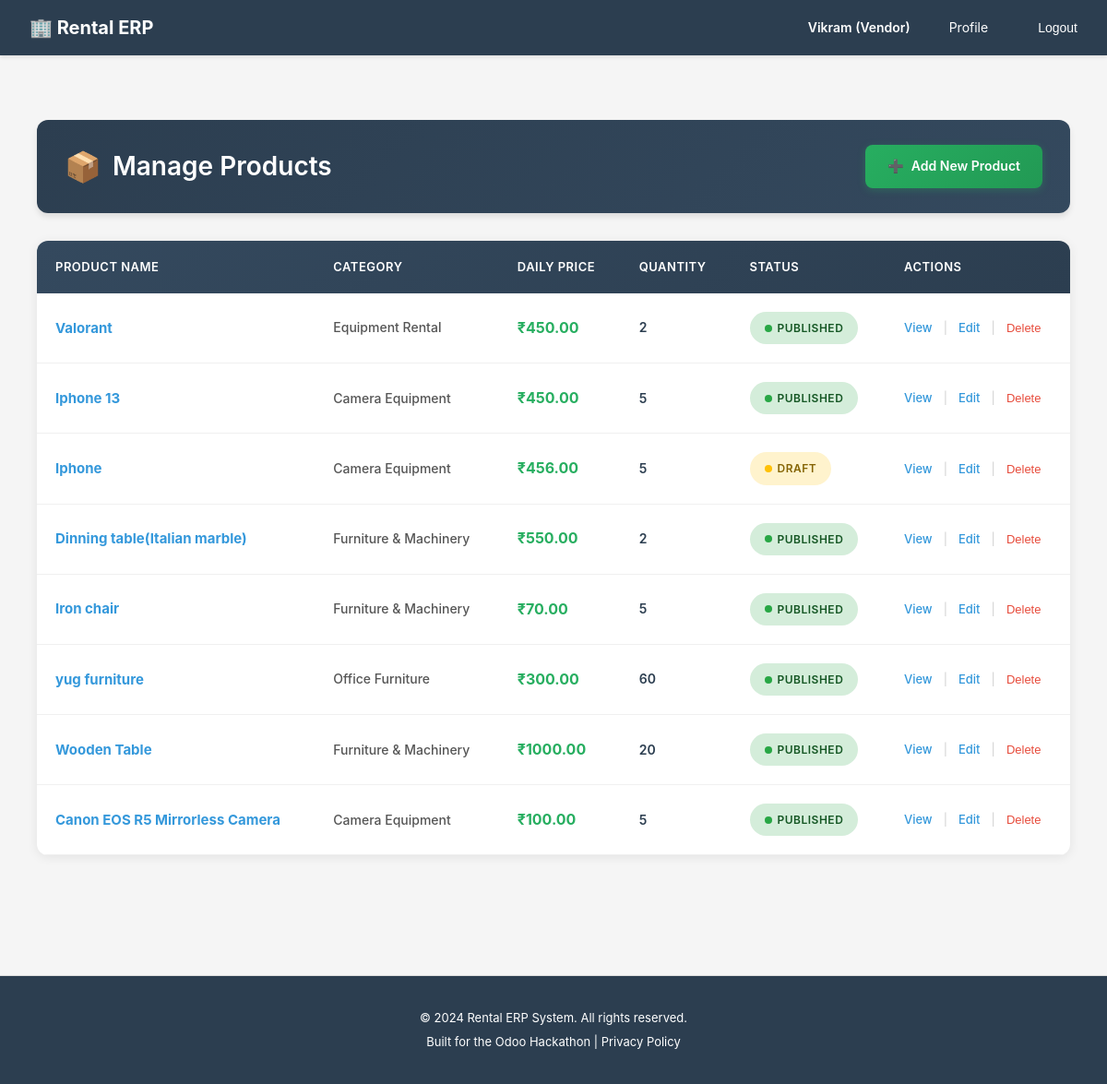
The app's page /catalog/vendor/manage-products/ (signed in) with its own data.
### accounts/models.py (models this page shows, shortened)
class User(AbstractUser):
    ROLE_CHOICES = [
        ('customer', 'Customer'),  # End-user who rents products
        ('vendor', 'Vendor'),      # Business user who owns rental products
        ('admin', 'Admin'),        # System administrator with full access
    ]
    email = models.EmailField(
        unique=True,
        validators=[EmailValidator()],
        help_text="Used for login and notifications"
    )
    role = models.CharField(
        max_length=20,
        choices=ROLE_CHOICES,
        default='customer',
        help_text="Determines user's permissions and accessible features"
    )
    phone = models.CharField(
        max_length=15,
        blank=True,
        null=True,
        validators=[
            RegexValidator(
                regex=r'^\+?1?\d{9,15}$',
                message="Phone number must be entered in the format: '+999999999'. Up to 15 digits allowed."
            )
        ],
        help_text="Contact number for order notifications and support"
    )
    is_verified = models.BooleanField(
        default=False,
        help_text="Email verification status for security"
    )
    totp_secret = models.CharField(
        max_length=32,
        blank=True,
        null=True,
        help_text="TOTP secret key for 2FA (encrypted)"
    )
    totp_enabled = models.BooleanField(
        default=False,
        help_text="Whether TOTP 2FA is enabled for this user"
    )
    created_at = models.DateTimeField(auto_now_add=True)
    updated_at = models.DateTimeField(auto_now=True)
    @property
    def phone_number(self):
        """Property alias for backward compatibility with older view/form code"""
        return self.phone
    USERNAME_FIELD = 'email'
    REQUIRED_FIELDS = ['username', 'first_name', 'last_name']
    class Meta:
        db_table = 'users'
        verbose_name = 'User'
        verbose_name_plural = 'Users'
        ordering = ['-created_at']

### catalog/models.py (models this page shows, shortened)
class Product(models.Model):
    vendor = models.ForeignKey(
        settings.AUTH_USER_MODEL,
        on_delete=models.CASCADE,
        related_name='products',
        limit_choices_to={'role': 'vendor'},
        help_text="Vendor who owns this product"
    )
    category = models.ForeignKey(
        ProductCategory,
        on_delete=models.SET_NULL,
        blank=True,
        null=True,
        related_name='products',
        help_text="Product classification for filtering"
    )
    name = models.CharField(
        max_length=255,
        help_text="Product name (e.g., 'Canon EOS R5 Mirrorless Camera')"
    )
    slug = models.SlugField(
        max_length=255,
        unique=True,
        help_text="URL-friendly identifier"
    )
    description = models.TextField(
        help_text="Detailed product description for customer decision-making"
    )
    short_description = models.CharField(
        max_length=500,
        blank=True,
        null=True,
        help_text="Brief summary for product listings"
    )
    image_main = models.ImageField(
        upload_to='products/images/',
        blank=True,
        null=True,
        help_text="Primary product image"
    )
    is_rentable = models.BooleanField(
        default=True,
        help_text="Can this product be rented? (vs purchase-only)"
    )
    is_published = models.BooleanField(
        default=False,
        help_text="Visible on website. Vendors can unpublish temporarily."
    )
    quantity_on_hand = models.PositiveIntegerField(
        default=0,
        help_text="Total physical inventory owned by vendor"
    )
    cost_price = models.DecimalField(
        max_digits=10,
        decimal_places=2,
        validators=[MinValueValidator(0)],
        help_text="Vendor's acquisition cost (for margin calculation)"
    )
    attributes = models.JSONField(
        default=dict,
        blank=True,
        help_text="Dynamic attributes like Brand, Model, Color (JSON: {'brand': 'Canon', 'model': 'EOS R5'})"
    )
    meta_title = models.CharField(
        max_length=255,
        blank=True,
        null=True,
        help_text="SEO page title"
    )
    meta_description = models.TextField(
        blank=True,
        null=True,
        help_text="SEO meta description"
    )
    created_at = models.DateTimeField(auto_now_add=True)
    updated_at = models.DateTimeField(auto_now=True)
    class Meta:
        db_table = 'products'
        verbose_name = 'Product'
        verbose_name_plural = 'Products'
        ordering = ['-created_at']
        indexes = [
            models.Index(fields=['vendor', 'is_published']),
            models.Index(fields=['category', 'is_published']),
            models.Index(fields=['slug']),
        ]

class ProductCategory(models.Model):
    name = models.CharField(
        max_length=100,
        unique=True,
        help_text="Category name (e.g., 'Camera Equipment', 'Furniture')"
    )
    slug = models.SlugField(
        max_length=100,
        unique=True,
        help_text="URL-friendly identifier"
    )
    parent = models.ForeignKey(
        'self',
        on_delete=models.CASCADE,
        blank=True,
        null=True,
        related_name='subcategories',
        help_text="Parent category for hierarchical structure"
    )
    description = models.TextField(
        blank=True,
        null=True,
        help_text="Category description for SEO and customer guidance"
    )
    is_active = models.BooleanField(
        default=True,
        help_text="Show/hide category on website"
    )
    created_at = models.DateTimeField(auto_now_add=True)
    updated_at = models.DateTimeField(auto_now=True)
    class Meta:
        db_table = 'product_categories'
        verbose_name = 'Product Category'
        verbose_name_plural = 'Product Categories'
        ordering = ['name']

class RentalPricing(models.Model):
    DURATION_CHOICES = [
        ('hourly', 'Per Hour'),
        ('daily', 'Per Day'),
        ('weekly', 'Per Week'),
        ('monthly', 'Per Month'),
        ('custom', 'Custom Duration'),
    ]
    product = models.ForeignKey(
        Product,
        on_delete=models.CASCADE,
        blank=True,
        null=True,
        related_name='rental_prices',
        help_text="Applies to all variants if set at product level"
    )
    product_variant = models.ForeignKey(
        ProductVariant,
        on_delete=models.CASCADE,
        blank=True,
        null=True,
        related_name='rental_prices',
        help_text="Variant-specific pricing overrides product pricing"
    )
    duration_type = models.CharField(
        max_length=20,
        choices=DURATION_CHOICES,
        help_text="Rental period unit"
    )
    duration_value = models.PositiveIntegerField(
        default=1,
        validators=[MinValueValidator(1)],
        help_text="Number of units (e.g., 2 for '2 days', 3 for '3 hours')"
    )
    price = models.DecimalField(
        max_digits=10,
        decimal_places=2,
        validators=[MinValueValidator(0)],
        help_text="Rental price for this duration"
    )
    is_discounted = models.BooleanField(
        default=False,
        help_text="Promotional pricing active"
    )
    discount_percentage = models.DecimalField(
        max_digits=5,
        decimal_places=2,
        default=0.00,
        validators=[MinValueValidator(0), MinValueValidator(100)],
        help_text="Discount % if promotional pricing is active"
    )
    is_active = models.BooleanField(
        default=True,
        help_text="Enable/disable this pricing tier"
    )
    created_at = models.DateTimeField(auto_now_add=True)
    updated_at = models.DateTimeField(auto_now=True)
    class Meta:
        db_table = 'rental_pricing'
        verbose_name = 'Rental Pricing'
        verbose_name_plural = 'Rental Pricing'
        ordering = ['product', 'duration_type', 'duration_value']

### catalog/views.py (the view)
# urls.py: path('vendor/manage-products/', views.vendor_manage_products, name='vendor_manage_products'),
@require_http_methods(["GET"])
def vendor_manage_products(request):
    from django.http import HttpResponseForbidden
    if request.user.role != 'vendor':
        return HttpResponseForbidden('Only vendors can manage products.')
    if not hasattr(request.user, 'vendorprofile') or not request.user.vendorprofile.is_approved:
        return HttpResponseForbidden('Your vendor account must be approved before managing products.')
    products = Product.objects.filter(vendor=request.user).order_by('-created_at')
    context = {
        'products': products,
        'vendor': request.user.vendorprofile
    }
    return render(request, 'catalog/manage_products.html', context)

### templates/catalog/manage_products.html (shortened to what this page needs)
{% extends 'base.html' %}
{% block content %}
<div class="products-container">
    <div class="page-header">
        <h2>Manage Products</h2>
        <a href="{% url 'catalog:vendor_add_product' %}" class="add-product-btn">
            <span>➕</span>
            <span>Add New Product</span>
        </a>
    </div>
    {% if products %}
    <div class="products-table-wrapper">
        <table class="products-table">
            <thead>
                <tr>
                    <th>Product Name</th>
                    <th>Category</th>
                    <th>Daily Price</th>
                    <th>Quantity</th>
                    <th>Status</th>
                    <th>Actions</th>
                </tr>
            </thead>
            <tbody id="productsTableBody">
                {% for product in products %}
                <tr class="product-row" data-product-id="{{ product.id }}">
                    <td><span class="product-name"><a href="{% url 'catalog:product_detail' product.id %}">{{ product.name }}</a></span></td>
                    <td><span class="category-cell">{{ product.category.name }}</span></td>
                    <td><span class="price-cell">₹{{ product.rental_prices.first.price|default:"0" }}</span></td>
                    <td><span class="quantity-cell">{{ product.quantity_on_hand }}</span></td>
                    <td>
                        {% if product.is_published %}
                            <span class="status-badge status-published">Published</span>
                        {% else %}
                            <span class="status-badge status-draft">Draft</span>
                        {% endif %}
                    </td>
                    <td>
                        <div class="actions-cell">
                            <a href="{% url 'catalog:product_detail' product.id %}" class="action-link">View</a>
                            <span class="divider">|</span>
                            <a href="{% url 'catalog:vendor_edit_product' product.id %}" class="action-link">Edit</a>
                            <span class="divider">|</span>
                            <form method="POST" action="{% url 'catalog:vendor_delete_product' product.id %}" style="display: inline;" onsubmit="return confirm('Are you sure you want to delete this product?');">
                                <button type="submit" class="action-link delete">Delete</button>
                            </form>
                        </div>
                    </td>
                </tr>
                {% endfor %}
            </tbody>
        </table>
    </div>
    {% endif %}
</div>
{% endblock %}

### templates/base.html (shortened to what this page needs)
{% load static %}
<!DOCTYPE html>
<html lang="en">
<head>
</head>
<body>
    <nav>
        <div class="container">
            <a href="/" class="logo">🏢 Rental ERP</a>
            <ul>
                {% if user.is_authenticated %}
                    <li><strong>{{ user.first_name }} ({{ user.get_role_display }})</strong></li>
                    <li><a href="{% url 'accounts:profile' %}">Profile</a></li>
                    <li>
                        <form method="POST" action="{% url 'accounts:logout' %}" style="display: inline;">
                            <button type="submit" style="background: none; border: none; color: #fff; cursor: pointer; padding: 8px 12px; font-size: 14px;">Logout</button>
                        </form>
                    </li>
                {% else %}
                    <li><a href="{% url 'accounts:login' %}">Login</a></li>
                    <li><a href="{% url 'accounts:signup_customer' %}">Sign Up (Customer)</a></li>
                    <li><a href="{% url 'accounts:signup_vendor' %}">Sign Up (Vendor)</a></li>
                {% endif %}
            </ul>
        </div>
    </nav>
    <main>
        <div class="container">
            {% block content %}{% endblock %}
        </div>
    </main>
    <footer>
        <p>&copy; 2024 Rental ERP System. All rights reserved.</p>
        <p>Built for the Odoo Hackathon | <a href="#" style="color: #fff;">Privacy Policy</a></p>
    </footer>
</body>
</html>

### records on screen
User: first_name "Vikram", role "Vendor"
Product: name "Valorant", category.name "Equipment Rental", rental_prices.first.price "450.00", quantity_on_hand "2", is_published "PUBLISHED"
Product: name "Iphone 13", category.name "Camera Equipment", rental_prices.first.price "450.00", quantity_on_hand "5", is_published "PUBLISHED"
Product: name "Iphone", category.name "Camera Equipment", rental_prices.first.price "456.00", quantity_on_hand "5", is_published "DRAFT"
Product: name "Dinning table(Italian marble)", category.name "Furniture & Machinery", rental_prices.first.price "550.00", quantity_on_hand "2", is_published "PUBLISHED"
Product: name "Iron chair", category.name "Furniture & Machinery", rental_prices.first.price "70.00", quantity_on_hand "5", is_published "PUBLISHED"
Product: name "yug furniture", category.name "Office Furniture", rental_prices.first.price "300.00", quantity_on_hand "60", is_published "PUBLISHED"
Product: name "Wooden Table", category.name "Furniture & Machinery", rental_prices.first.price "1000.00", quantity_on_hand "20", is_published "PUBLISHED"
Product: name "Canon EOS R5 Mirrorless Camera", category.name "Camera Equipment", rental_prices.first.price "100.00", quantity_on_hand "5", is_published "PUBLISHED"
